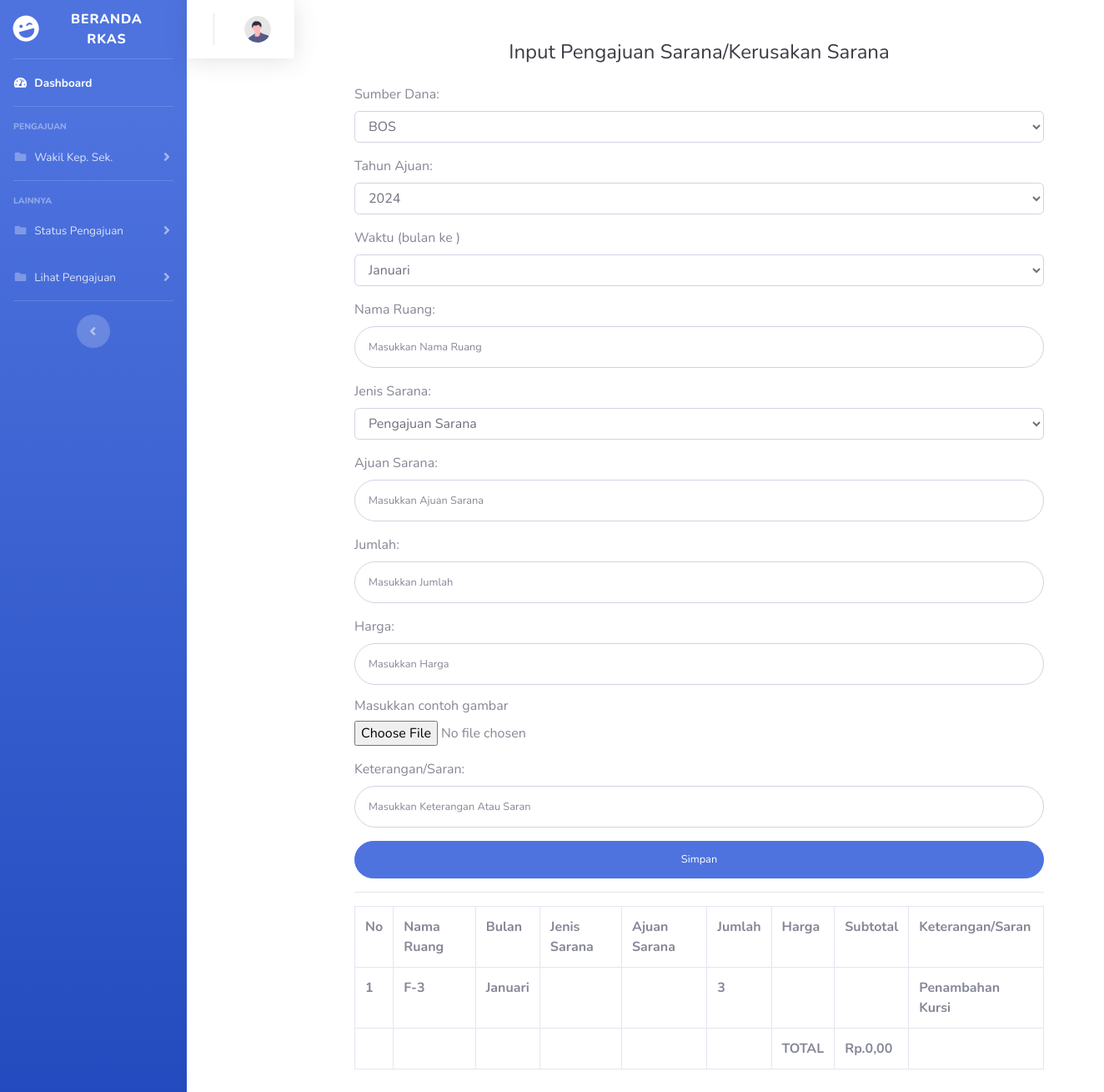
Page /rkas/sarana.php on the earlier database version.
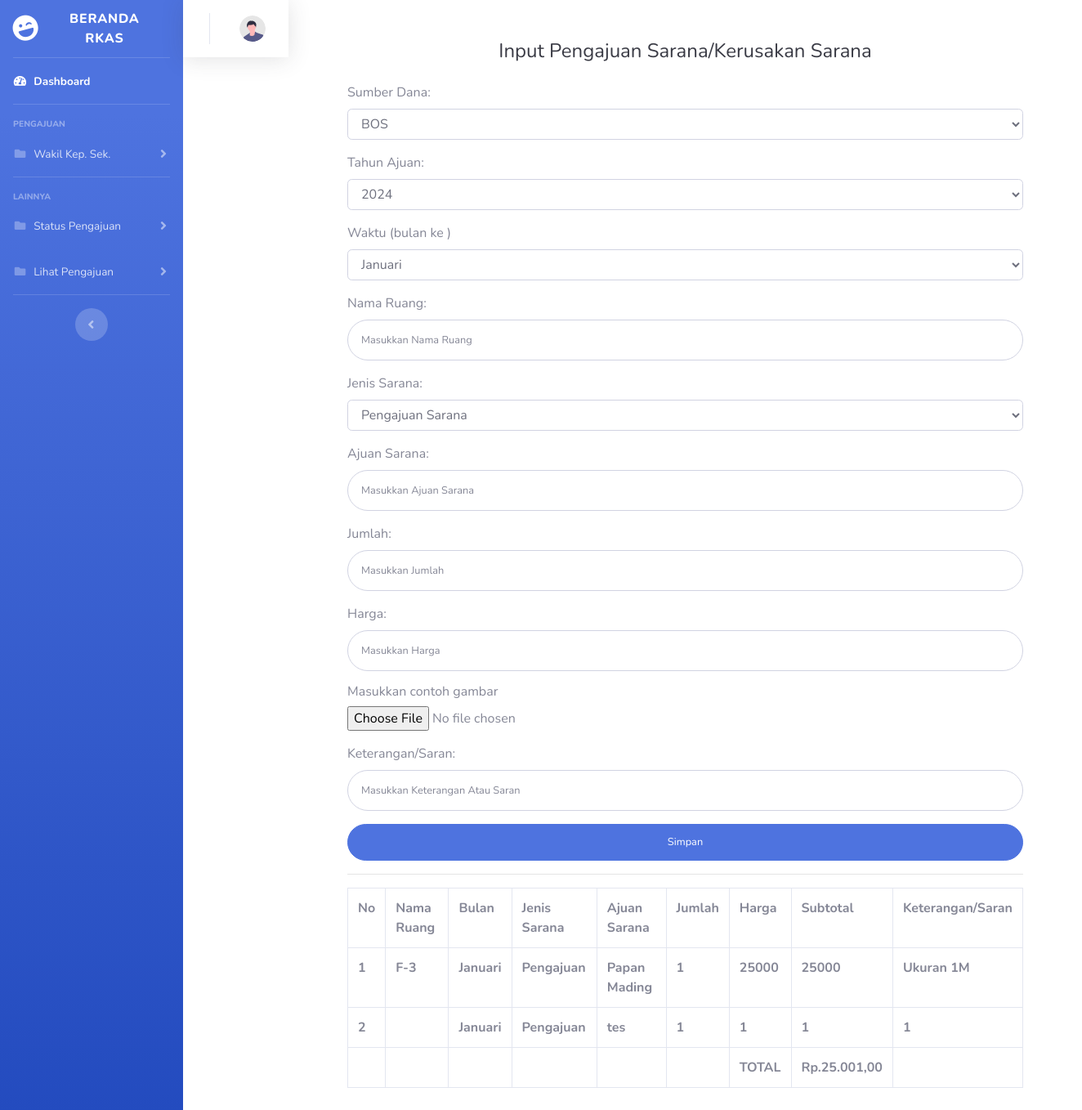
Same page on the later database version.
### tables this page shows
CREATE TABLE `tb_sarana` (
  `id_sarana` int(11) NOT NULL,
  `sumber_dana` varchar(50) NOT NULL,
  `tahun_ajuan` int(4) NOT NULL,
  `bulan` varchar(50) NOT NULL,
  `nama_ruang` varchar(100) NOT NULL,
  `jenis_sarana` varchar(100) NOT NULL,
  `ajuan_sarana` varchar(100) NOT NULL,
  `jumlah` int(11) NOT NULL,
  `harga` int(11) NOT NULL,
  `subtotal` int(11) NOT NULL,
  `foto` varchar(50) NOT NULL,
  `keterangan_saran` varchar(50) NOT NULL,
  `status` varchar(50) NOT NULL
);

### rkas/sarana.php (the view, shortened to what this page needs)
<?php
include "koneksi.php";
$id = $_GET['id'];
$sql = mysqli_query($conn, "SELECT * FROM tb_sarana");
?>
<!DOCTYPE html>
<html lang="en">
<head>
    <link href="vendor/fontawesome-free/css/all.min.css" rel="stylesheet" type="text/css">
    <link href="css/sb-admin-2.css" rel="stylesheet">
</head>
<body id="page-top">
    <div id="wrapper">
        <ul class="navbar-nav bg-gradient-primary sidebar sidebar-dark accordion" id="accordionSidebar">
            <a class="sidebar-brand d-flex align-items-center justify-content-center" href="homewakepsek.php?id=<?= $id ?>">
                <div class="sidebar-brand-icon rotate-n-15">
                    <i class="fas fa-laugh-wink"></i>
                </div>
                <div class="sidebar-brand-text mx-3">Beranda RKAS </div>
            </a>
            <hr class="sidebar-divider my-0">
            <li class="nav-item active">
                <a class="nav-link" href="homewakepsek.php?id=<?= $id ?>">
                    <i class="fas fa-fw fa-tachometer-alt"></i>
                    <span>Dashboard</span></a>
            </li>
            <hr class="sidebar-divider">
            <div class="sidebar-heading">
                PENGAJUAN
            </div>
            <li class="nav-item">
                <a class="nav-link collapsed" href="#" data-toggle="collapse" data-target="#collapseTwo"
                    aria-expanded="true" aria-controls="collapseTwo">
                    <i class="fas fa-fw fa-folder"></i>
                    <span>Wakil Kep. Sek.</span>
                </a>
            </li>
            <hr class="sidebar-divider">
            <div class="sidebar-heading">
                Lainnya
            </div>
            <li class="nav-item">
                <a class="nav-link collapsed" href="#" data-toggle="collapse" data-target="#status"
                    aria-expanded="true" aria-controls="collapsePages">
                    <i class="fas fa-fw fa-folder"></i>
                    <span>Status Pengajuan</span>
                </a>
            </li>
            <li class="nav-item">
                <a class="nav-link collapsed" href="#" data-toggle="collapse" data-target="#lihat"
                    aria-expanded="true" aria-controls="collapsePages">
                    <i class="fas fa-fw fa-folder"></i>
                    <span>Lihat Pengajuan</span>
                </a>
            </li>
            <hr class="sidebar-divider d-none d-md-block">
            <div class="text-center d-none d-md-inline">
                <button class="rounded-circle border-0" id="sidebarToggle"></button>
            </div>
        </ul>
        <nav class="navbar navbar-expand navbar-light bg-white topbar mb-4 static-top shadow">
                    <ul class="navbar-nav ml-auto">
                        <li class="nav-item dropdown no-arrow">
                            <a class="nav-link dropdown-toggle" href="#" id="userDropdown" role="button"
                                data-toggle="dropdown" aria-haspopup="true" aria-expanded="false">
                                <img class="img-profile rounded-circle"
                                    src="img/undraw_profile.svg">
                            </a>
                        </li>
                    </ul>
                </nav>
                <div class="container">
        <div class="p-5">
                            <div class="text-center">
                                <h1 class="h4 text-gray-900 mb-4">Input Pengajuan Sarana/Kerusakan Sarana</h1>
                            </div>
                            <form class="user" action="proses_sarana.php?id=<?= $id ?>" method="POST" enctype="multipart/form-data">
                                <div class="form-group">
                                    <label for="sumber_dana">Sumber Dana:</label>
                                    <select class="form-control" id="sumber_dana" name="sumber_dana">
                                        <option value="BOS">BOS</option>
                                    </select>
                                </div>
                                <div class="form-group">
                                    <label for="tahun_ajuan">Tahun Ajuan:</label>
                                    <select class="form-control" id="tahun_ajuan" name="tahun_ajuan">
                                        <option value="2024">2024</option>
                                    </select>
                                </div>
                                <div class="form-group">
                                <label for="bulan">Waktu (bulan ke )</label>
                                <select class="form-control" id="bulan" name="bulan">
                                        <option value="Januari">Januari</option>
                                    </select>
                                </div>
                                <div class="form-group">
                                <label for="nama_ruang">Nama Ruang:</label>
                                    <input type="text" class="form-control form-control-user" id="nama_ruang" name="nama_ruang"
                                        placeholder="Masukkan Nama Ruang">
                                </div>
                                <div class="form-group">
                                    <label for="jenis_sarana">Jenis Sarana:</label>
                                    <select class="form-control" id="jenis_sarana" name="jenis_sarana">
                                        <option value="Pengajuan">Pengajuan Sarana</option>
                                    </select>
                                </div>
                                <div class="form-group">
                                <label for="ajuan_sarana">Ajuan Sarana:</label>
                                    <input type="text" class="form-control form-control-user" id="ajuan_sarana" name="ajuan_sarana"
                                        placeholder="Masukkan Ajuan Sarana">
                                </div>
                                <div class="form-group">
                                <label for="jumlah">Jumlah:</label>
                                    <input type="number" class="form-control form-control-user" id="jumlah" name="jumlah"
                                        placeholder="Masukkan Jumlah" min=1>
                                </div>
                                <div class="form-group">
                                <label for="harga">Harga:</label>
                                    <input type="number" class="form-control form-control-user" id="harga" name="harga"
                                        placeholder="Masukkan Harga" min=1>
                                </div>
                                <h6>Masukkan contoh gambar</h6>
                                <div class="form-group">
                                <input type="file" id="contoh_gambar" name="contoh_gambar">
                                </div>
                                <div class="form-group">
                                <label for="keterangan_saran">Keterangan/Saran:</label>
                                    <input type="text" class="form-control form-control-user" id="keterangan_saran" name="keterangan_saran"
                                        placeholder="Masukkan Keterangan Atau Saran">
                                </div>
                                <a href="alat_bahan.php"><input type="submit" name="simpan" value="Simpan" style="width:100%;" class="btn btn-primary btn-user btn-block">
                                </a>
                                <hr>
                            </form>
                            <div class="table-responsive">
                                <table class="table table-bordered" id="dataTable" width="100%" cellspacing="0">
                                <tr>
                                            <th>No</th>
                                            <th>Nama Ruang</th>
                                            <th>Bulan</th>
                                            <th>Jenis Sarana</th>
                                            <th>Ajuan Sarana</th>
                                            <th>Jumlah</th>
                                            <th>Harga</th>
                                            <th>Subtotal</th>
                                            <th>Keterangan/Saran </th>
                                    </tr>
                                        <?php $no = 0;?>
                                    <?php foreach ($sql as $row) : ?>
                                    <tr>
                                    <th><?php $no += 1; echo $no;?></th>
                                    <th><?= $row["nama_ruang"];?></th>
                                    <th><?= $row["bulan"];?></th>
                                    <th><?= $row["jenis_sarana"] ; ?></th>
                                    <th><?= $row["ajuan_sarana"] ; ?></th>
                                    <th><?= $row["jumlah"];?></th>
                                    <th><?= $row["harga"];?></th>
                                    <th><?= $row["subtotal"];?></th>
                                    <th><?= $row["keterangan_saran"];?></th>
                                    </tr>
                                    <?php endforeach;
                                    $total_query = mysqli_query($conn, "SELECT SUM(subtotal) FROM tb_sarana");
                                    $total_result = $total_query->fetch_array(MYSQLI_NUM);
                                    $total = $total_result[0];
                                    $formatted_total = number_format($total, 2, ',', '.');
                                    ?>
                                    <tr>
                                    <th></th>
                                    <th></th>
                                    <th></th>
                                    <th></th>
                                    <th></th>
                                    <th></th>
                                    <th>TOTAL</th>
                                    <th>Rp.<?= $formatted_total ?></th>
                                    <th></th>
                                </tr>
                            </div>
                            </div>
                        </div>
                        </div>
</body>
</html>

Differences in the rows shown:
removed tb_sarana: nama_ruang "F-3", bulan "Januari", jumlah "3", keterangan_saran "Penambahan Kursi"
added tb_sarana: nama_ruang "F-3", bulan "Januari", jenis_sarana "Pengajuan", ajuan_sarana "Papan Mading", jumlah "1", harga "25000", subtotal "25000", keterangan_saran "Ukuran 1M"
added tb_sarana: bulan "Januari", jenis_sarana "Pengajuan", ajuan_sarana "tes", jumlah "1", harga "1", subtotal "1", keterangan_saran "1"
Other differences:
$formatted_total: "0,00" → "25.001,00"
